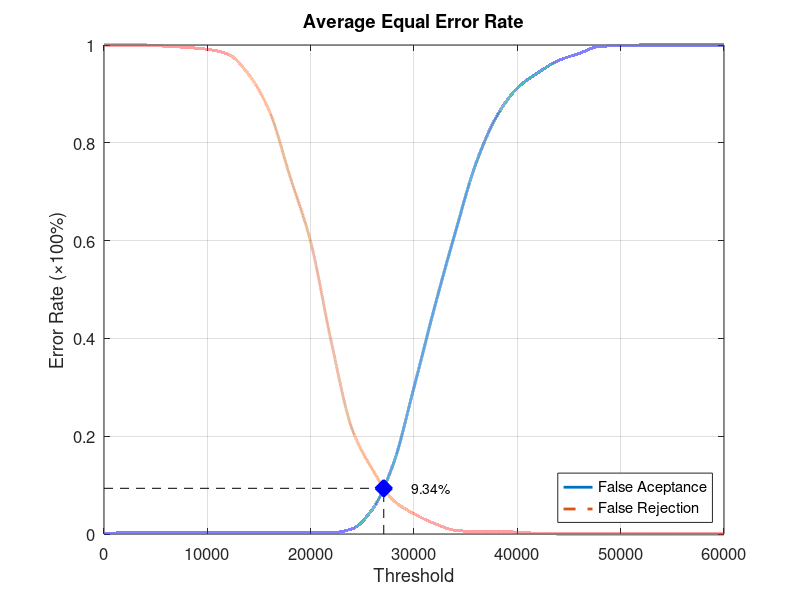
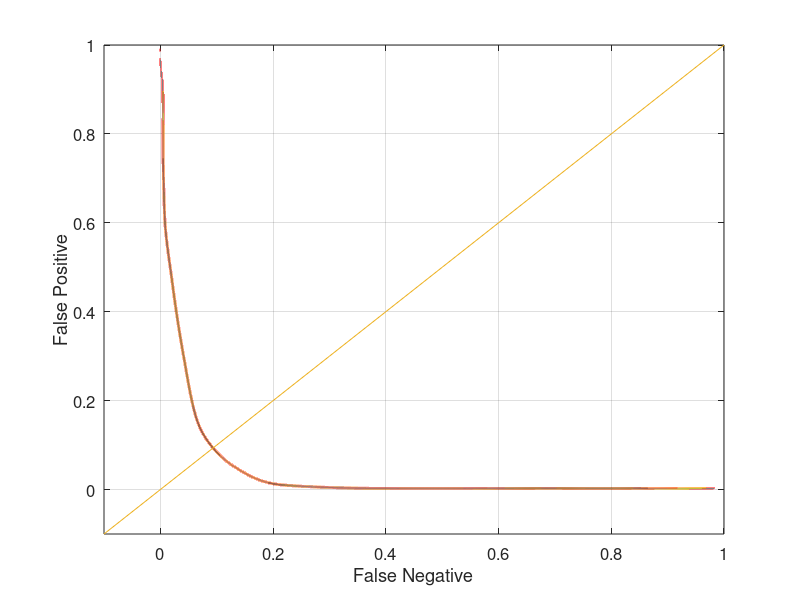

Write the MATLAB code that produced these figures, in order.
function yEER = Experiment5Average
close all;
clear;
clc;
x = 0:2000:60000;
xq = 0:0.5:60000;

y0 = [0 0.00263158 0.00263158 0.00263158 0.00263158 0.00263158 0.00263158 0.00263158 0.00263158 0.00263158 0.00263158 0.00263158 0.0105263 0.0513158 0.143421 0.3 0.464474 0.617105 0.757895 0.853947 0.911842 0.943421 0.968421 0.982895 0.997368 0.998684 1 1 1 1 1];
yy0 = interp1(x, y0, xq, 'pchip');
y1 = [1 1 1 0.9975 0.995 0.99125 0.98125 0.94 0.865 0.73125 0.5975 0.3925 0.215 0.13125 0.06875 0.04125 0.02125 0.0075 0.005 0.005 0.00375 0.00125 0 0 0 0 0 0 0 0 0];
yy1 = interp1(x, y1, xq, 'pchip');

% Calculating EER: 
y2 = abs(y0 - y1);
find(y2 == min(y2))
yy2 = abs(yy0 - yy1);
xEER = find(yy2 == min(yy2));
xEERIndex = xq(xEER) % X-axis EER
yEER = yy0(xEER) % Y-axis EER

main = figure
plot(xq, yy0,'-','LineWidth', 2);	hold on
plot(xq, yy1,'--','LineWidth', 2);	hold on
plot([xEERIndex xEERIndex], [0 yEER], 'k--');	hold on
plot([0 xEERIndex], [yEER yEER], 'k--');	hold on
plot(xEERIndex, yEER, 'bx', 'LineWidth', 10);	hold on
text(xEERIndex + 10 * xEERIndex / 100, yEER, [num2str(round((10000 * yEER)) / 100) '%'])
legend('False Aceptance', 'False Rejection', 'Location', 'SouthEast')
xlabel('Threshold')
ylabel('Error Rate (\times100%)')
title('Average Equal Error Rate')
set(gca, 'FontSize', 12)
axis([0 60000 0 1])
grid on

print(main, 'Experiment5AverageMain', '-dpng');
FNRxFPR = figure('Color', [1 1 1]);
plot(yy1, yy0, '-', yy1, yy0, 'LineWidth', 2);
hold on
y = -0.1:0.1:1
plot(y, y); 
set(gca, 'FontSize', 12)
xlabel('False Negative')
ylabel('False Positive')
axis([-0.1 1 -0.1 1])
set(gca, 'FontSize', 12)
grid on

print(FNRxFPR, 'Experiment5AverageFNRxFPR','-dpng');
end
